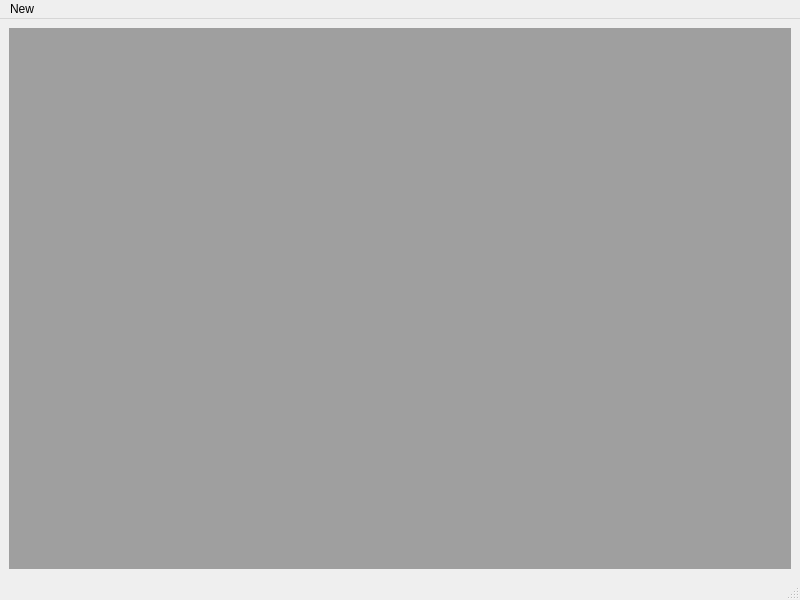
<?xml version="1.0" encoding="UTF-8"?>
<ui version="4.0">
 <class>MainWindow</class>
 <widget class="QMainWindow" name="MainWindow">
  <property name="geometry">
   <rect>
    <x>0</x>
    <y>0</y>
    <width>800</width>
    <height>600</height>
   </rect>
  </property>
  <property name="windowTitle">
   <string>MainWindow</string>
  </property>
  <widget class="QWidget" name="centralwidget">
   <layout class="QGridLayout" name="gridLayout">
    <item row="0" column="0">
     <widget class="QMdiArea" name="mdiArea"/>
    </item>
   </layout>
  </widget>
  <widget class="QMenuBar" name="menubar">
   <property name="geometry">
    <rect>
     <x>0</x>
     <y>0</y>
     <width>800</width>
     <height>21</height>
    </rect>
   </property>
   <widget class="QMenu" name="menuNew">
    <property name="title">
     <string>New</string>
    </property>
    <addaction name="actionLIDARPlot"/>
    <addaction name="action3_2_1"/>
   </widget>
   <addaction name="menuNew"/>
  </widget>
  <widget class="QStatusBar" name="statusbar"/>
  <action name="actionNew">
   <property name="text">
    <string>New</string>
   </property>
  </action>
  <action name="actionLIDARPlot">
   <property name="text">
    <string>Quicklook</string>
   </property>
  </action>
  <action name="action3_2_1">
   <property name="text">
    <string>3+2+1</string>
   </property>
  </action>
 </widget>
 <resources/>
 <connections/>
</ui>
